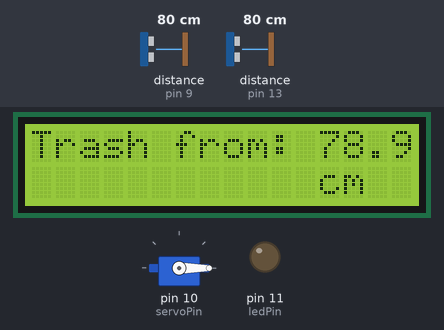
A sketch run on a simulated Arduino Uno, built with avr-gcc and run on an emulated ATmega328P. Shown: 16×2 character LCD, servo, output pins drawn as LEDs (lit = HIGH). Wiring (inferred from the names in the program): 2 × ultrasonic range finder: trigger pin 8, echo pin 9 / trigger pin 12, echo pin 13. The test bench sets the inputs (shaded band); at power-on: distance to the obstacle (sensors on pin 9, pin 13) 80 cm. The echo pulse lasts 58.3 µs per cm; pins used as bus, display or sensor lines are not drawn; what the sketch prints to the serial monitor is not drawn.

Above: at 6.2 s.
6.3 s: distance to the obstacle (sensor on pin 9) set to 7 cm
At 7.2 s:
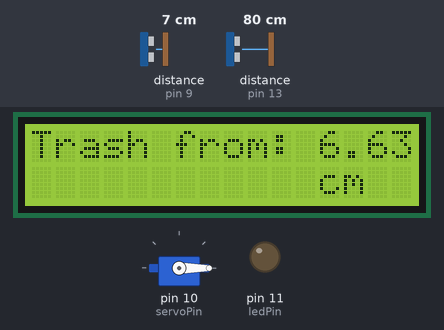
8.4 s: distance to the obstacle (sensor on pin 9) set to 4 cm
At 10.9 s:
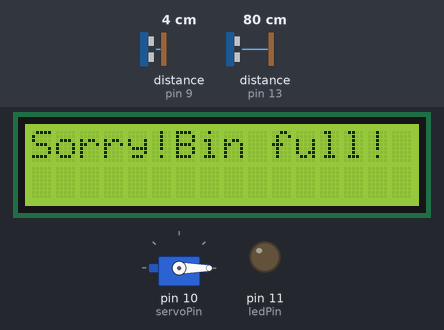
11.2 s: distance to the obstacle (sensor on pin 9) set to 9 cm
At 12.1 s:
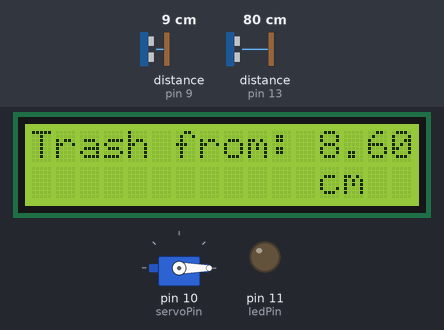
13.3 s: distance to the obstacle (sensor on pin 13) set to 22 cm
16.5 s: distance to the obstacle (sensor on pin 13) set to 19 cm
At 19.1 s:
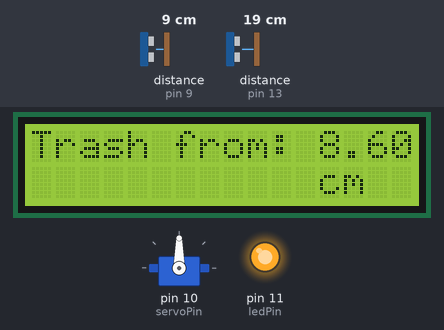
21.5 s: distance to the obstacle (sensor on pin 13) set to 120 cm
At 27.2 s:
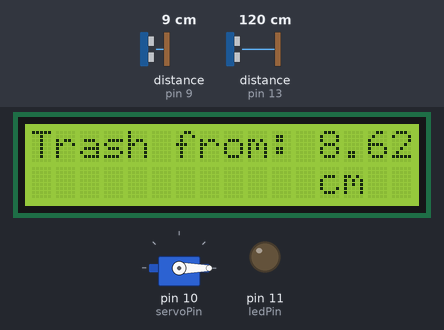
Timing chart, 0 to 27.5 s (numbered marks = the images above; inputs shaded):
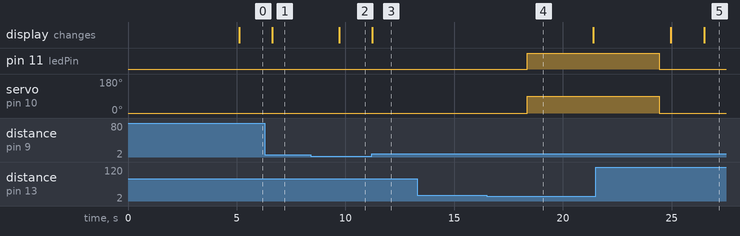

The sketch:

uno_code.ino
```cpp
#include <LiquidCrystal_I2C.h>
#include <Wire.h>
#include <Servo.h>
#include <SoftwareSerial.h>

Servo servo;
LiquidCrystal_I2C lcd(0x27, 16, 2);

//setting pins for the ultrasonic sensor inside the bin//
#define trigPinT 8
#define echoPinT 9

//setting pins for the ultrasonic sensor outside the bin//
#define trigPinL 12
#define echoPinL 13

//setting pin for the servo motor//
#define servoPin 10

#define ledPin 11

int distance_set = 20; //set distance for the lid to open
int distance_setT = 5; //set distance for the trash level
float distance_L,distance_T,duration_L,duration_T;


SoftwareSerial ESP1(6,7);
long T;
void setup()
{
  lcd.begin();
  lcd.backlight();
  lcd.clear();
  lcd.setCursor(3,0);
  lcd.print("Project By:");
  lcd.setCursor(6,1);
  lcd.print("TZM");
  delay(5000);
  servo.attach(servoPin);
  servo.write(0);
  pinMode(trigPinT, OUTPUT);
  pinMode(echoPinT, INPUT);
  pinMode(trigPinL, OUTPUT);
  pinMode(echoPinL, INPUT);
  pinMode(ledPin, OUTPUT);
  Serial.begin(115200);
  ESP1.begin(115200);

}
void loop()
{
  digitalWrite(trigPinT, LOW);
  delayMicroseconds(2);
  digitalWrite(trigPinT, HIGH);
  delayMicroseconds(10);
  digitalWrite(trigPinT, LOW);

  duration_T = pulseIn(echoPinT, HIGH);
  distance_T = 0.017*duration_T;

  //printing results on the LCD display//
  lcd.clear();
  lcd.setCursor(0,0);
  lcd.print("Trash from: ");
  lcd.print(distance_T);
  lcd.setCursor(12,1);
  lcd.print("cm");

  if (distance_T<5){
    lcd.clear();
    lcd.setCursor(0,0);
    lcd.print("Sorry!Bin full!");

  }


  //printing results on the ThingSpeak cloud using NodeMCU//
  ESP1.print(distance_T);


  digitalWrite(trigPinL, LOW);
  delayMicroseconds(2);
  digitalWrite(trigPinL, HIGH);
  delayMicroseconds(10);
  digitalWrite(trigPinL, LOW);

  duration_L = pulseIn(echoPinL, HIGH);
  distance_L = 0.017*duration_L;

  Serial.print("Distance in cm: ");
  Serial.println(distance_L);


  delay(1000);


  if (distance_L < distance_set && distance_T>distance_setT){
    servo.write(90);
    digitalWrite(ledPin, HIGH);
    delay(500);

    }

  else {
    servo.write(0);
    digitalWrite(ledPin, LOW);
  }


  delay(500);


}
```

Measured:
- the behaviour switches between 6 and 5 cm on distance to the obstacle (sensor on pin 9) (found by bisection; images 1 and 2)
- the behaviour switches between 21 and 20 cm on distance to the obstacle (sensor on pin 13) (found by bisection; images 3 and 4)
- after the input at 6.3 s, the display: changes after 0.34 s (image 1)
- after the input at 8.4 s, the display: changes after 1.3 s (image 2)
- after the input at 11.2 s, the display: changes at once (image 3)
- after the input at 13.3 s, every drawn part: stays the same
- after the input at 16.5 s, pin 11 (ledPin): LOW → HIGH after 1.9 s; servo on pin 10 (servoPin): 0° → 90° after 1.9 s
- after the input at 21.5 s, pin 11 (ledPin): HIGH → LOW after 2.9 s; servo on pin 10 (servoPin): 90° → 0° after 2.9 s; the display: first changes after 3.5 s (image 5 shows a later state)
